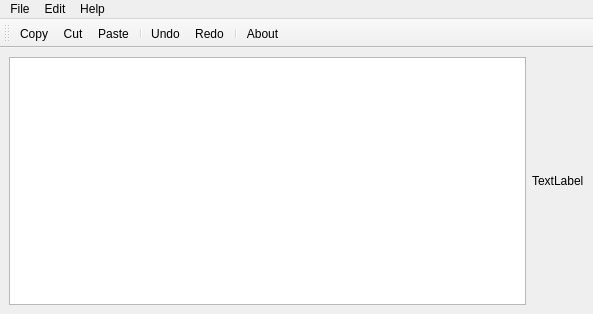
<?xml version="1.0" encoding="UTF-8"?>
<ui version="4.0">
 <class>MainWindow</class>
 <widget class="QMainWindow" name="MainWindow">
  <property name="geometry">
   <rect>
    <x>0</x>
    <y>0</y>
    <width>593</width>
    <height>314</height>
   </rect>
  </property>
  <property name="windowTitle">
   <string>MainWindow</string>
  </property>
  <widget class="QWidget" name="centralwidget">
   <layout class="QHBoxLayout" name="horizontalLayout">
    <item>
     <widget class="QTextEdit" name="textEdit"/>
    </item>
    <item>
     <widget class="QLabel" name="label">
      <property name="text">
       <string>TextLabel</string>
      </property>
     </widget>
    </item>
   </layout>
  </widget>
  <widget class="QMenuBar" name="menubar">
   <property name="geometry">
    <rect>
     <x>0</x>
     <y>0</y>
     <width>593</width>
     <height>20</height>
    </rect>
   </property>
   <widget class="QMenu" name="menuFile">
    <property name="title">
     <string>File</string>
    </property>
    <addaction name="actionQuit"/>
   </widget>
   <widget class="QMenu" name="menuEdit">
    <property name="title">
     <string>Edit</string>
    </property>
    <addaction name="actionCopy"/>
    <addaction name="actionCut"/>
    <addaction name="actionPaste"/>
    <addaction name="separator"/>
    <addaction name="actionUndo"/>
    <addaction name="actionRedo"/>
   </widget>
   <widget class="QMenu" name="menuHelp">
    <property name="title">
     <string>Help</string>
    </property>
    <addaction name="actionAbout"/>
    <addaction name="actionCheck_For_Updates"/>
   </widget>
   <addaction name="menuFile"/>
   <addaction name="menuEdit"/>
   <addaction name="menuHelp"/>
  </widget>
  <widget class="QToolBar" name="toolBar">
   <property name="windowTitle">
    <string>toolBar</string>
   </property>
   <attribute name="toolBarArea">
    <enum>TopToolBarArea</enum>
   </attribute>
   <attribute name="toolBarBreak">
    <bool>false</bool>
   </attribute>
   <addaction name="actionCopy"/>
   <addaction name="actionCut"/>
   <addaction name="actionPaste"/>
   <addaction name="separator"/>
   <addaction name="actionUndo"/>
   <addaction name="actionRedo"/>
   <addaction name="separator"/>
   <addaction name="actionAbout"/>
  </widget>
  <action name="actionQuit">
   <property name="icon">
    <iconset resource="resource.qrc">
     <normaloff>:/images/quitIcon.png</normaloff>:/images/quitIcon.png</iconset>
   </property>
   <property name="text">
    <string>Quit</string>
   </property>
  </action>
  <action name="actionCopy">
   <property name="icon">
    <iconset resource="resource.qrc">
     <normaloff>:/images/copyIcon.png</normaloff>:/images/copyIcon.png</iconset>
   </property>
   <property name="text">
    <string>Copy</string>
   </property>
  </action>
  <action name="actionCut">
   <property name="icon">
    <iconset resource="resource.qrc">
     <normaloff>:/images/cutIcon.png</normaloff>:/images/cutIcon.png</iconset>
   </property>
   <property name="text">
    <string>Cut</string>
   </property>
  </action>
  <action name="actionPaste">
   <property name="icon">
    <iconset resource="resource.qrc">
     <normaloff>:/images/pasteIcon.png</normaloff>:/images/pasteIcon.png</iconset>
   </property>
   <property name="text">
    <string>Paste</string>
   </property>
  </action>
  <action name="actionUndo">
   <property name="icon">
    <iconset resource="resource.qrc">
     <normaloff>:/images/undoIcon.png</normaloff>:/images/undoIcon.png</iconset>
   </property>
   <property name="text">
    <string>Undo</string>
   </property>
  </action>
  <action name="actionRedo">
   <property name="icon">
    <iconset resource="resource.qrc">
     <normaloff>:/images/redoIcon.png</normaloff>:/images/redoIcon.png</iconset>
   </property>
   <property name="text">
    <string>Redo</string>
   </property>
  </action>
  <action name="actionAbout">
   <property name="icon">
    <iconset resource="resource.qrc">
     <normaloff>:/images/aboutIcon.png</normaloff>:/images/aboutIcon.png</iconset>
   </property>
   <property name="text">
    <string>About</string>
   </property>
  </action>
  <action name="actionCheck_For_Updates">
   <property name="icon">
    <iconset resource="resource.qrc">
     <normaloff>:/images/aboutQtIcon.png</normaloff>:/images/aboutQtIcon.png</iconset>
   </property>
   <property name="text">
    <string>Check For Updates</string>
   </property>
  </action>
 </widget>
 <resources>
  <include location="resource.qrc"/>
 </resources>
 <connections/>
</ui>
